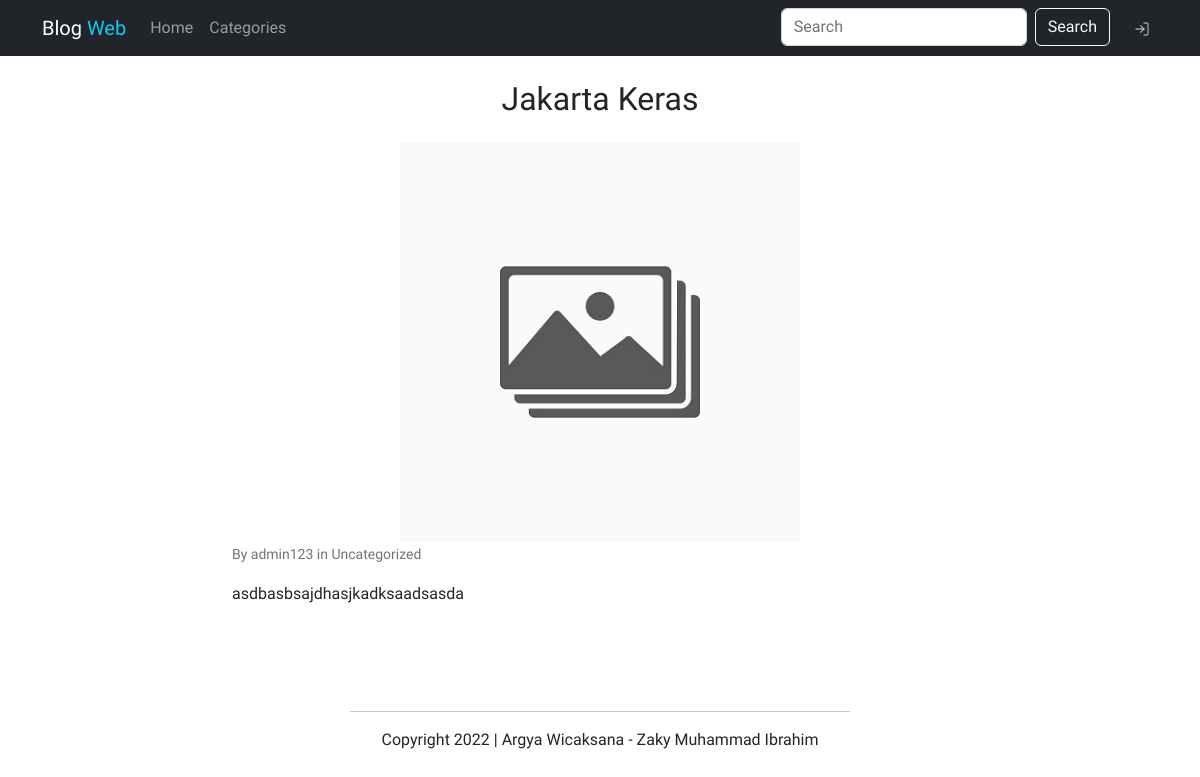
The app's page /view.php?a_id=11 with its own data.
### tables this page shows
CREATE TABLE `article` (
  `article_id` int(11) NOT NULL AUTO_INCREMENT,
  `title` varchar(255) NOT NULL,
  `img` varchar(255) DEFAULT NULL,
  `category_id` int(11) DEFAULT NULL,
  `user_id` int(11) DEFAULT NULL,
  `content` text DEFAULT NULL,
  `timestamp` timestamp NOT NULL DEFAULT current_timestamp() ON UPDATE current_timestamp(),
  PRIMARY KEY (`article_id`),
  KEY `user_id` (`user_id`),
  KEY `category_id` (`category_id`),
  CONSTRAINT `article_ibfk_1` FOREIGN KEY (`user_id`) REFERENCES `user` (`id`),
  CONSTRAINT `article_ibfk_2` FOREIGN KEY (`category_id`) REFERENCES `category` (`id`)
);

CREATE TABLE `user` (
  `id` int(13) NOT NULL,
  `username` varchar(255) NOT NULL,
  `email` varchar(255) NOT NULL,
  `password` varchar(255) NOT NULL,
  `isAdmin` tinyint(1) DEFAULT 0,
  PRIMARY KEY (`id`),
  UNIQUE KEY `username` (`username`),
  UNIQUE KEY `email` (`email`)
);

CREATE TABLE `category` (
  `id` int(11) NOT NULL AUTO_INCREMENT,
  `name` varchar(255) DEFAULT NULL,
  PRIMARY KEY (`id`)
);

### view.php (the view)
<?php
include 'templates/header.php';
$a_id = $_GET['a_id'];
$sql = "SELECT title, content, img, `timestamp`, username AS author, name AS category FROM article AS a
JOIN user AS u ON(a.user_id = u.id)
JOIN category AS c ON(a.category_id = c.id) WHERE article_id=$a_id";
$article = mysqli_query($connect, $sql);
$article = $article->fetch_assoc();
?>
<main class="container mt-4">
    <div class="row justify-content-center">
        <div class="col-md-8">
            <h2 class="mb-4 text-center text-capitalize"><?= $article['title'] ?></h2>
            <div class="d-flex align-items-center">
                <img class="card-img-top" src="<?= $article['img'] != '' ? $article['img'] : 'img/nopicture.jpg' ?>" alt="article image">
            </div>
            <small class="text-muted">By <?= $article['author'] ?> in <?= $article['category'] ?></small>
            <article class="my-3">
                <?= $article['content'] ?>
            </article>
        </div>
    </div>
</main>
<?php include 'templates/footer.php' ?>

### css/style.css (style rules this page uses)
* { font-family: 'Quicksand', sans-serif; }
.card-img-top { margin: auto; max-width: 400px; }
main { min-height: calc(100vh - 73px - 56px - 56px); }

### records on screen
article: title "Jakarta Keras", user.username "admin123", category.name "Uncategorized", content "asdbasbsajdhasjkadksaadsasda"
